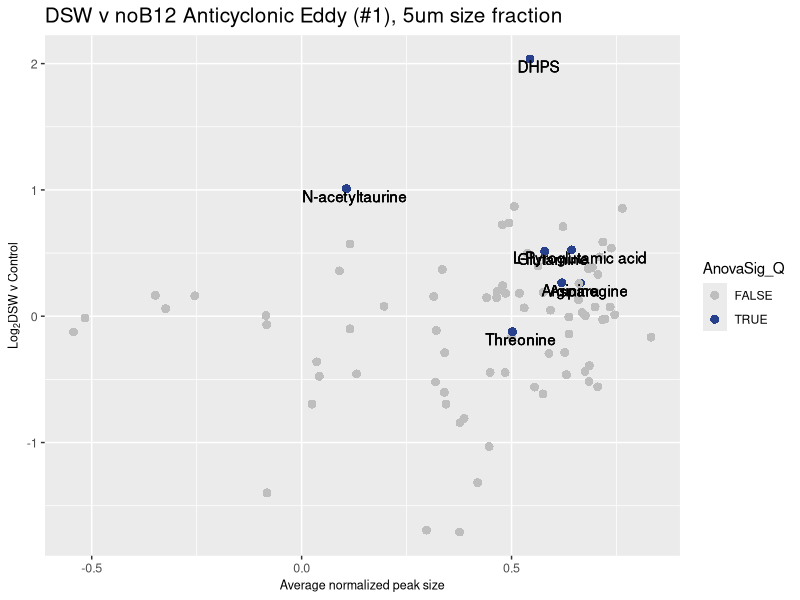
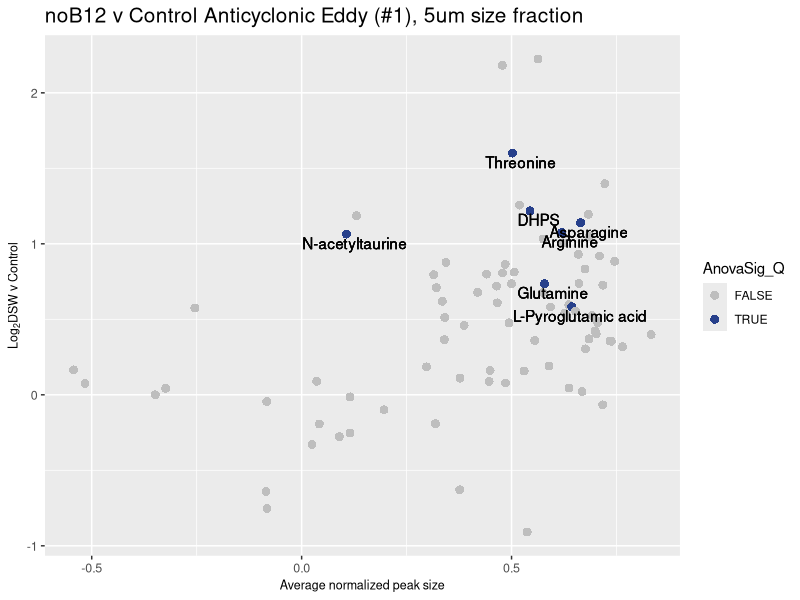
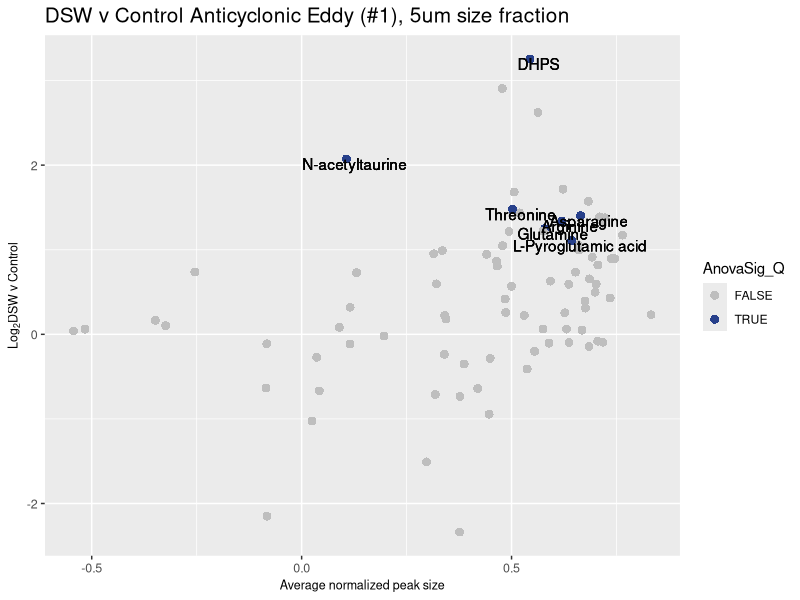

Source code (R) for these figures, in order:
library(tidyverse)
options(scipen = 999)

# Setup -------------------------------------------------------------------
# Specific size/eddy

# Set treatment filters
myTreatments <- c("IL1DSW|IL1noBT|IL1Control")
myTitle <- "Anticyclonic Eddy (#1), 5um size fraction"
myTreatmentTitle <- "Deep Sea Water v no B12 v Control"
myTreatmentsSplit <- unlist(strsplit(myTreatments, split = '|', fixed = TRUE))

BMISd_1_0.2_notnormd <- read.csv("data_processed/IsoLagran1_0.2_notnormd.csv", stringsAsFactors = FALSE) %>%
  select(Mass.Feature:Adjusted.Area)
BMISd_1_5_notnormd <- read.csv("data_processed/IsoLagran1_5_notnormd.csv", stringsAsFactors = FALSE) %>%
  select(Mass.Feature:Adjusted.Area)
BMISd_2_0.2_notnormd <- read.csv("data_processed/IsoLagran2_0.2_notnormd.csv", stringsAsFactors = FALSE) %>%
  select(Mass.Feature:Adjusted.Area)
BMISd_2_5_notnormd <- read.csv("data_processed/IsoLagran2_5_notnormd.csv", stringsAsFactors = FALSE) %>%
  select(Mass.Feature:Adjusted.Area)

BMISd_1_0.2_wide <- read.csv("data_processed/IsoLagran1_0.2_normd.csv", stringsAsFactors = FALSE, check.names = FALSE)
BMISd_1_5_wide <- read.csv("data_processed/IsoLagran1_5_normd.csv", stringsAsFactors = FALSE, check.names = FALSE)
BMISd_2_0.2_wide <- read.csv("data_processed/IsoLagran2_0.2_normd.csv", stringsAsFactors = FALSE, check.names = FALSE)
BMISd_2_5_wide <- read.csv("data_processed/IsoLagran2_5_normd.csv", stringsAsFactors = FALSE, check.names = FALSE)

# Assign names
BMISd.long <- BMISd_1_5_notnormd

BMISd.wide <- BMISd_1_5_wide
colnames(BMISd.wide)[1] <- "Replicate.Name"
BMISd.wide.notnormd <- BMISd.long %>%
  pivot_wider(names_from = Replicate.Name, 
              values_from = Adjusted.Area)

# Change all sets to long format
BMISd.long.normd <- BMISd.wide %>%
  pivot_longer(-Replicate.Name,
               names_to = "Mass.Feature",
               values_to = "Area.BMISd.Normd") %>%
  select(Mass.Feature, Replicate.Name, Area.BMISd.Normd)

BMISd.wide.normd <- BMISd.long.normd %>%
  spread(key = "Replicate.Name", value = "Area.BMISd.Normd")

# Combine all data and rearrange
full.BMISd <- BMISd.long.normd %>%
  left_join(BMISd.long) %>%
  filter(str_detect(Replicate.Name, myTreatments)) %>%
  separate(Replicate.Name, into = c("one", "two", "SampID", "four"), remove = FALSE) %>% 
  select(Mass.Feature, Replicate.Name, SampID, Area.BMISd.Normd, Adjusted.Area) %>%
  unique() %>%
  arrange(Mass.Feature)
full.BMISd <- full.BMISd[complete.cases(full.BMISd), ]

# Quick fold change test
FC.test <- full.BMISd %>%
  group_by(Mass.Feature, SampID) %>%
  mutate(Average.Area = mean(Adjusted.Area, na.rm = TRUE)) %>%
  select(Mass.Feature, SampID, Average.Area) %>%
  filter(Average.Area > 10000000) %>% # Filter out small peaks for visibility
  unique()

FC.plot <- ggplot(FC.test, aes(x = Mass.Feature, y = Average.Area)) +
  geom_bar(position = "dodge", stat="identity", aes(fill = SampID)) + 
  theme(axis.text.x = element_text(angle = 90, vjust = 0.5)) +
  ggtitle(paste("Areas between samples:", myTitle))
#FC.plot 

# Start analysis ----------------------------------------------------------

# Calculate fold changes between treatments
Analysis <- BMISd.wide.notnormd[complete.cases(BMISd.wide.notnormd), ]
mySamps <- colnames(Analysis)

myTreat1 <- mySamps[grepl(myTreatmentsSplit[1], mySamps)] # Treat1 = DSW
myTreat2 <- mySamps[grepl(myTreatmentsSplit[2], mySamps)] # Treat2 = noB12
myTreat3 <- mySamps[grepl(myTreatmentsSplit[3], mySamps)] # Treat3 = Control
myTreatsdf <- Analysis[, c(myTreat1, myTreat2, myTreat3)]

Analysis <- Analysis %>%
  mutate(!!paste(myTreatmentsSplit[1], "v", myTreatmentsSplit[2], "_FC", sep = "") := 
           log2(rowMeans(Analysis[, myTreat1]) / rowMeans(Analysis[, myTreat2]))) %>% 
  mutate(!!paste(myTreatmentsSplit[2], "v", myTreatmentsSplit[3], "_FC", sep = "") := 
           log2(rowMeans(Analysis[, myTreat2]) / rowMeans(Analysis[, myTreat3]))) %>% 
  mutate(!!paste(myTreatmentsSplit[1], "v", myTreatmentsSplit[3], "_FC", sep = "") :=
           log2(rowMeans(Analysis[, myTreat1]) / rowMeans(Analysis[, myTreat3]))) %>%
  select(matches("Mass|FC")) %>%
  mutate(PlotA_Yaxis = .[[2]],
         PlotB_Yaxis = .[[3]],
         PlotC_Yaxis = .[[4]])

# Set up data for ANOVA
AnovaB12 <- full.BMISd %>%
  select(-Replicate.Name) %>%
  mutate(SampID = factor(SampID, ordered = TRUE)) %>%
  group_by(Mass.Feature) %>%
  mutate(Count = n()) %>%
  filter(!Count < 9 ) %>% # 3 replicates of each treatment, total of 9. Filter those groups missing replicates.
  arrange(Mass.Feature) %>%
  select(-Count) 

# testdf <- AnovaB12 %>%
#   group_by(Mass.Feature, SampID) %>%
#   mutate(Averages = mean(Area.BMISd.Normd)) %>%
#   filter(str_detect(SampID, "noBT")) %>%
#   arrange(desc(Averages)) 
# 
# mylevels <- print(unique(testdf$Mass.Feature))
# AnovaB12$Mass.Feature = factor(AnovaB12$Mass.Feature, levels = mylevels)

# Graph normalized areas for reference
Normd.Areas <- ggplot(AnovaB12, aes(x = SampID, y = Area.BMISd.Normd, fill = SampID)) +
  geom_boxplot() +
  facet_wrap(~Mass.Feature) +
  theme(axis.text.x = element_blank()) +
  labs(y="Normalized Area Distribution Boxplots") +
  ggtitle(paste("Normalized Area Boxplots:", myTitle))
#Normd.Areas

# Apply ANOVA to dataframe, summarize and check significance
AnovaList <- lapply(split(AnovaB12, AnovaB12$Mass.Feature), function(i) {
  aov(lm(Adjusted.Area ~ SampID, data = i))
}) 
AnovaListSummary <- lapply(AnovaList, function(i) {
  summary(i)
})


# Apply Tukey to dataframe and check significance
TukeyList <- lapply(AnovaList, function(x) TukeyHSD(x))

# Summarize ANOVA and create dataframe of significance
AnovaDF <- as.data.frame(do.call(rbind, lapply(AnovaListSummary, function(x) {temp <- unlist(x)})))
colnames(AnovaDF)[9] <- "AnovaP"
AnovaDF$AnovaQ <- p.adjust(AnovaDF$AnovaP, method = "fdr")

AnovaDF <- AnovaDF %>%
  rownames_to_column(var = "Mass.Feature") %>%
  mutate(AnovaSig_P = ifelse(AnovaP < 0.1, TRUE, FALSE)) %>%
  mutate(AnovaSig_Q = ifelse(AnovaQ < 0.1, TRUE, FALSE)) %>%
  select(Mass.Feature, AnovaP, AnovaSig_P, AnovaQ, AnovaSig_Q) %>%
  arrange(Mass.Feature)

# Summarize Tukey HSD and create dataframe of significance
TukeyDF <- as.data.frame(do.call(rbind, lapply(TukeyList, function(x) {temp <- unlist(x)}))) %>%
  select(SampID10:12) %>%
  rownames_to_column("Mass.Feature") %>%
  mutate(Sig_1 = ifelse(SampID10 < 0.1, "Significant", "NotSig"),
         Sig_2 = ifelse(SampID11 < 0.1, "Significant", "NotSig"),
         Sig_3 = ifelse(SampID12 < 0.1, "Significant", "NotSig")) %>%
  rename(!!paste(myTreatmentsSplit[1], "v", myTreatmentsSplit[2], sep = "") := SampID10,
         !!paste(myTreatmentsSplit[2], "v", myTreatmentsSplit[3], sep = "") := SampID11,
         !!paste(myTreatmentsSplit[1], "v", myTreatmentsSplit[3], sep = "") := SampID12) %>%
  rename(!!paste(myTreatmentsSplit[1], "v", myTreatmentsSplit[2], "_Sig", sep = "") := Sig_1,
         !!paste(myTreatmentsSplit[2], "v", myTreatmentsSplit[3], "_Sig", sep = "") := Sig_2,
         !!paste(myTreatmentsSplit[1], "v", myTreatmentsSplit[3], "_Sig", sep = "") := Sig_3) %>%
  # mutate(SampID10_Q = p.adjust(SampID10, method = "fdr"),
  #        SampID11_Q = p.adjust(SampID11, method = "fdr"),
  #        SampID12_Q = p.adjust(SampID12, method = "fdr")) %>%
  # mutate(Sig_1Q = ifelse(SampID10_Q < 0.1, TRUE, FALSE),
  #        Sig_2Q = ifelse(SampID11_Q < 0.1, TRUE, FALSE),
  #        Sig3_Q = ifelse(SampID12_Q < 0.1, TRUE, FALSE)) %>%
  arrange(Mass.Feature)

# Join with original data to plot
toPlot <- full.BMISd %>%
  left_join(AnovaDF) %>%
  group_by(Mass.Feature, SampID) %>%
  mutate(AveSmp = mean(Area.BMISd.Normd, na.rm = TRUE)) %>%
  select(Mass.Feature, SampID, AveSmp, AnovaSig_P, AnovaSig_Q) %>%
  unique() %>%
  left_join(TukeyDF) %>% # for tukey-determined significance, p only (no fdr)
  left_join(Analysis) %>%
  arrange(Mass.Feature) %>%
  drop_na() %>%
  group_by(Mass.Feature) %>%
  mutate(TotalAve = mean(AveSmp))

# DSW v noB12
a <- ggplot(toPlot, aes_string(x = names(toPlot)[18], y = (names(toPlot)[12]), fill = names(toPlot)[5],
                        label = names(toPlot)[1])) +
  geom_point(size = 3, shape = 21, stroke=0) +  
  scale_fill_manual(values = c("grey", "royalblue4")) +
  scale_alpha_manual(values = c(1, 0.5)) +
  ggtitle(paste("DSW v noB12", myTitle)) +
  theme(plot.title = element_text(size = 15),
        legend.position="none",
        axis.title.y=element_text(size=9),
        axis.title.x=element_text(size=9),
        axis.text=element_text(size=9)) +
  labs(x="Average normalized peak size", y=expression(paste(Log[2], "DSW v Control", sep = ""))) +
  theme(legend.position="right") +
  geom_text(data = subset(toPlot, toPlot[5] == TRUE),
            nudge_y = -0.06, nudge_x = 0.02, check_overlap = FALSE)
a

# noB12 v Control
b <- ggplot(toPlot, aes_string(x = names(toPlot)[18], y = (names(toPlot)[13]), fill = names(toPlot)[5],
                               label = names(toPlot)[1])) +
  geom_point(size = 3, shape = 21, stroke=0) +  
  scale_fill_manual(values = c("grey", "royalblue4")) +
  scale_alpha_manual(values = c(1, 0.5)) +
  ggtitle(paste("noB12 v Control", myTitle)) +
  theme(plot.title = element_text(size = 15),
        legend.position="none",
        axis.title.y=element_text(size=9),
        axis.title.x=element_text(size=9),
        axis.text=element_text(size=9)) +
  labs(x="Average normalized peak size", y=expression(paste(Log[2], "DSW v Control", sep = ""))) +
  theme(legend.position="right") +
  geom_text(data = subset(toPlot, toPlot[5] == TRUE), 
            nudge_y = -0.06, nudge_x = 0.02, check_overlap = FALSE)
b

# DSW v Control
c <- ggplot(toPlot, aes_string(x = names(toPlot)[18], y = (names(toPlot)[14]), fill = names(toPlot)[5],
                               label = names(toPlot)[1])) +
  geom_point(size = 3, shape = 21, stroke=0) +  
  scale_fill_manual(values = c("grey", "royalblue4")) +
  scale_alpha_manual(values = c(1, 0.5)) +
  ggtitle(paste("DSW v Control", myTitle)) +
  theme(plot.title = element_text(size = 15),
        legend.position="none",
        axis.title.y=element_text(size=9),
        axis.title.x=element_text(size=9),
        axis.text=element_text(size=9)) +
  labs(x="Average normalized peak size", y=expression(paste(Log[2], "DSW v Control", sep = ""))) +
  theme(legend.position="right") +
  geom_text(data = subset(toPlot, toPlot[5] == TRUE), 
            nudge_y = -0.06, nudge_x = 0.02, check_overlap = FALSE)
c
